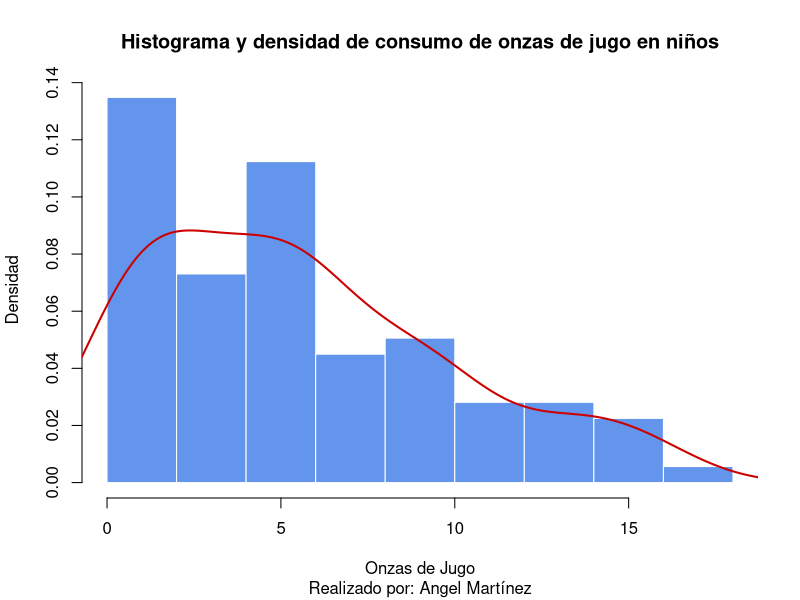
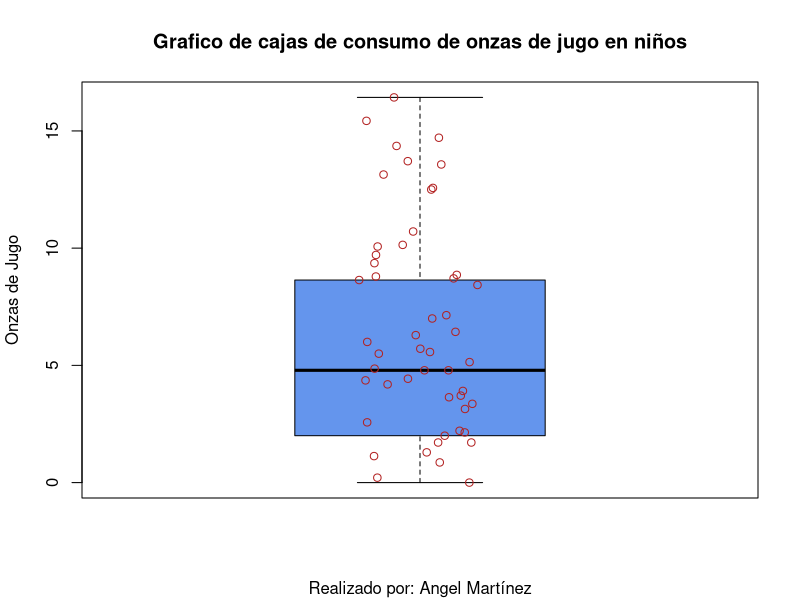
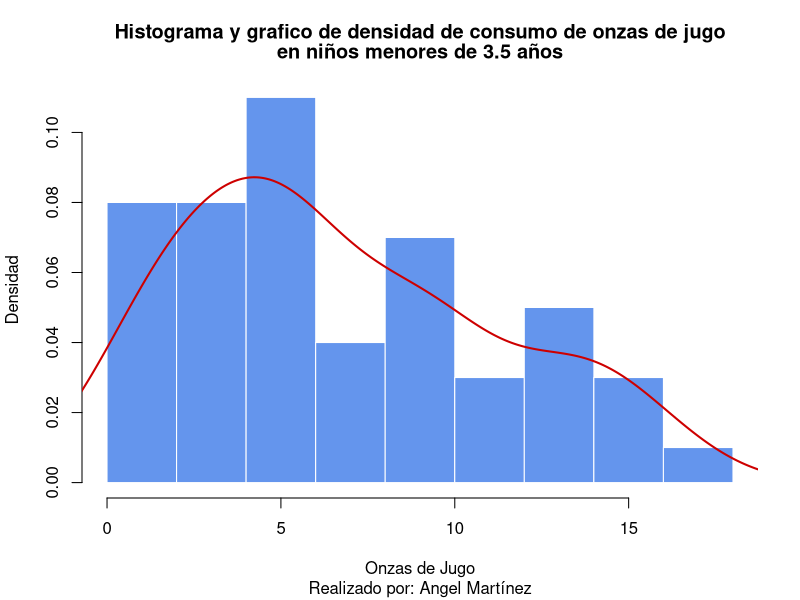
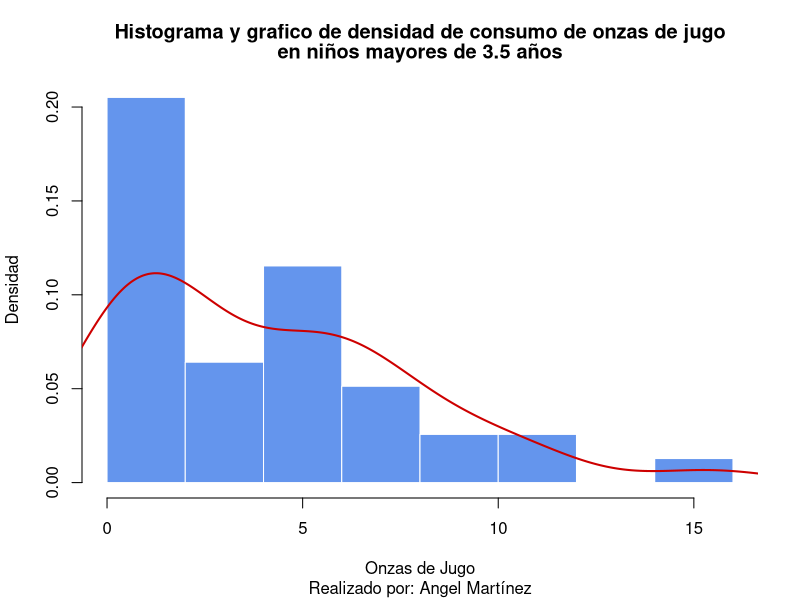
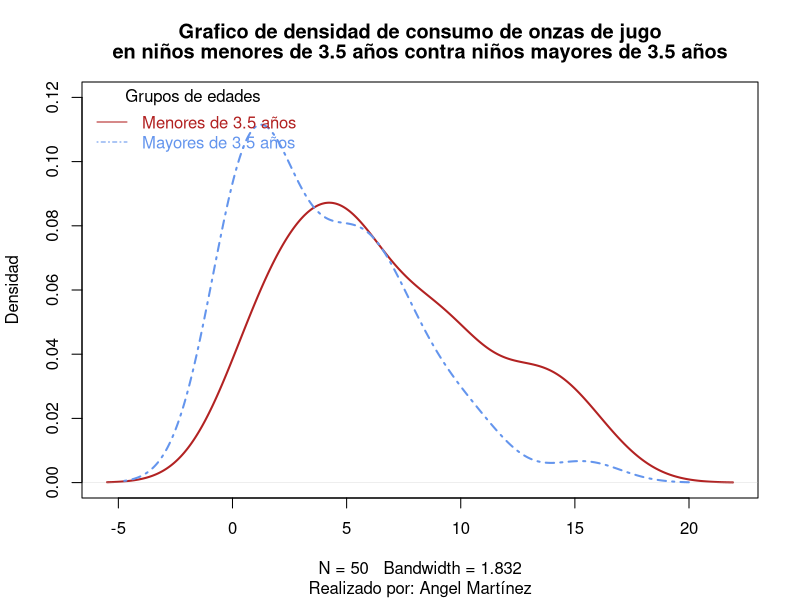
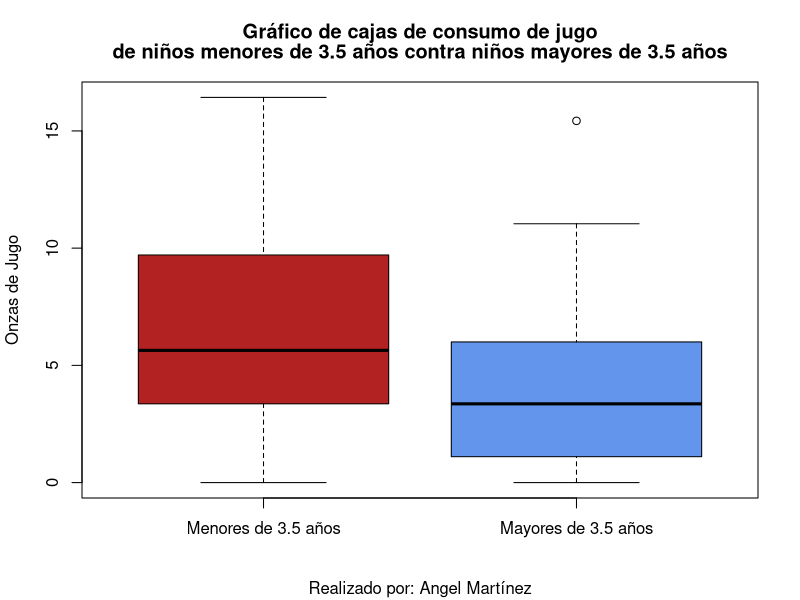
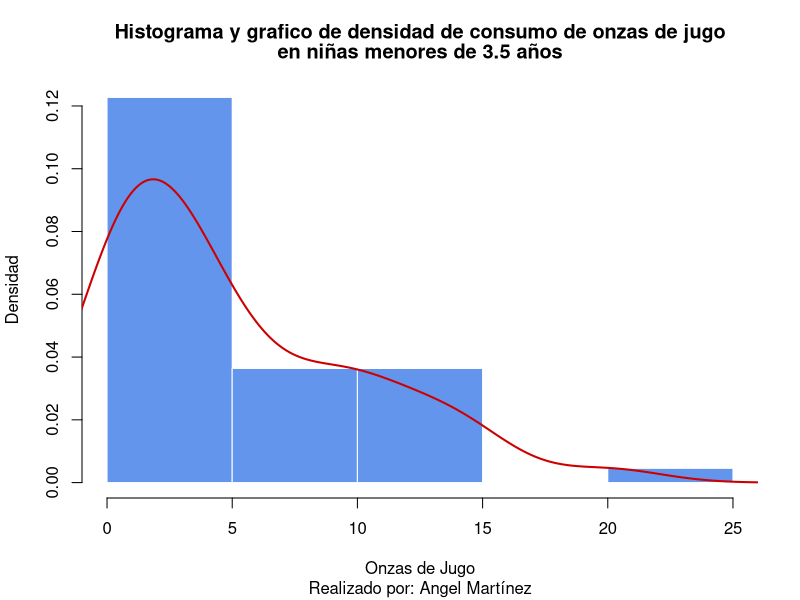
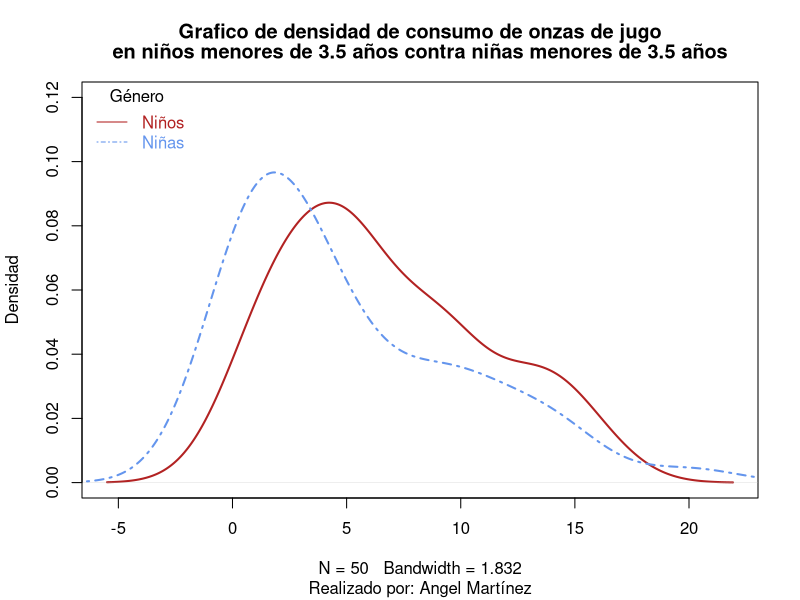

These charts were generated, in order, by the following R code:
library(readxl)
library(ggplot2)
Dennison_datos <- read_excel("Dennison_-_datos.xlsx")
View(Dennison_datos)

# ¿Cuánto jugo (oz) consume el grupo de niños que
# participaron en el estudio?

# Dennison_datos$GENDER = as.factor(Dennison_datos$GENDER)
str(Dennison_datos)

Boys_Dennison <- subset(Dennison_datos, GENDER == 0)
Boys_Dennison$JUICE
str(Boys_Dennison)


# Shapiro-Wilk postula que este test es no parametrico
# p < 0.05 
# No parametrico
# Hipotesis nula 
# p > 0.05 Que es parametrico

# No es parametrico  usamos el test de wilcoxon t.wilcox

# Es parametrico usamos el test de Student  t.test
shapiro.test(Boys_Dennison$JUICE) # Es no paramétrico
meanOZJuiceBoys <- mean(Boys_Dennison$JUICE)
tTestOzJuiceBoys <- t.test(Boys_Dennison$JUICE)
tTestOzJuiceBoys

IC95OzJuiceBoys <- (tTestOzJuiceBoys$conf.int[2]-tTestOzJuiceBoys$conf.int[1])/2

paste0(meanOZJuiceBoys, " +- ", IC95OzJuiceBoys)

sum(Boys_Dennison$JUICE)

#  ¿El grupo de niños menores de 3.5 años consume la
# misma cantidad de jugo (oz) que el grupo de niños
# mayores de 3.5 años

BoysUnderAge35 <- subset(Dennison_datos, GENDER == 0 & AGE < 3.5)
BoysUnderAge35

BoysOverAge35 <- subset(Dennison_datos, GENDER == 0 & AGE >= 3.5)
BoysOverAge35

shapiro.test(BoysUnderAge35$JUICE) # Es no parametrico
shapiro.test(BoysOverAge35$JUICE) # Es no parametrico

wilcox.test(BoysUnderAge35$JUICE, BoysOverAge35$JUICE) # Son diferentes
# ¿Niños y niñas menores de 3.5 años consume la
# misma cantidad de jugo (oz)?

GirlsUnderAge35 <- subset(Dennison_datos, GENDER == 1 & AGE < 3.5)
GirlsUnderAge35

shapiro.test(GirlsUnderAge35$JUICE) # Es no parametrico


wilcox.test(BoysUnderAge35$JUICE, GirlsUnderAge35$JUICE) # Son diferentes
# Niños y niñas mayores de 3.5 años consume la
# misma cantidad de jugo (oz)?

GirlsOverAge35 <- subset(Dennison_datos, GENDER == 1 & AGE >= 3.5)
GirlsOverAge35

shapiro.test(GirlsOverAge35$JUICE) # Es no parametrica

wilcox.test(BoysOverAge35$JUICE, GirlsOverAge35$JUICE, correct = TRUE) # No son diferentes. 


# Graficos
#Pregunta 1
# Histograma y su densidad

hist(Boys_Dennison$JUICE, 
     freq = FALSE, 
     main = "Histograma y densidad de consumo de onzas de jugo en niños", 
     col = "cornflowerblue", 
     border="white", 
     xlab = "Onzas de Jugo", 
     ylab = "Densidad",
     sub = "Realizado por: Angel Martínez")


dens_Boys_Dennison <- density(Boys_Dennison$JUICE)
lines(dens_Boys_Dennison, 
     col = "red3",
     lty = 1,
     lwd = 2
     )

# Boxplot

boxplot(Boys_Dennison$JUICE,
        main = c("Grafico de cajas de consumo de onzas de jugo en niños"), 
        ylab = "Onzas de Jugo", 
        col = c("cornflowerblue"),
        sub = "Realizado por: Angel Martínez")

stripchart(BoysUnderAge35$JUICE, method = "jitter", add = TRUE, pch = 1,col = "firebrick", vertical = TRUE)

#Pregunta 2

# Histogramas de grupos

densBoysUnderAge35 <- density(BoysUnderAge35$JUICE)
densBoysOverAge35 <- density(BoysOverAge35$JUICE)

hist(BoysUnderAge35$JUICE, 
     freq = FALSE, 
     main = c("Histograma y grafico de densidad de consumo de onzas de jugo", 
              "en niños menores de 3.5 años"), 
     col = "cornflowerblue", 
     border="white", 
     xlab = "Onzas de Jugo", 
     ylab = "Densidad",
     sub = "Realizado por: Angel Martínez")

lines(densBoysUnderAge35, 
      col = "red3",
      lty = 1,
      lwd = 2
)

hist(BoysOverAge35$JUICE, 
     freq = FALSE, 
     main = c("Histograma y grafico de densidad de consumo de onzas de jugo",
            "en niños mayores de 3.5 años"), 
     col = "cornflowerblue", 
     border="white", 
     xlab = "Onzas de Jugo", 
     ylab = "Densidad",
     sub = "Realizado por: Angel Martínez")

lines(densBoysOverAge35, 
      col = "red3",
      lty = 1,
      lwd = 2
)

# Comparacion de densidades

plot(densBoysUnderAge35, 
     main = c("Grafico de densidad de consumo de onzas de jugo", 
              "en niños menores de 3.5 años contra niños mayores de 3.5 años"), 
     col = "firebrick", 
     lwd = 2,
     ylim = c(0, 0.12),
     ylab = "Densidad", 
     sub = "Realizado por: Angel Martínez")
lines(densBoysOverAge35, 
      lty = 4, 
      lwd = 2, 
      col = "cornflowerblue")
legend("topleft", c("Menores de 3.5 años", "Mayores de 3.5 años"),
       lty = c(1, 4),
       col = c("firebrick", "cornflowerblue"),
       text.col =  c("firebrick", "cornflowerblue"),
       bty = "n",
       title = "Grupos de edades",
       title.col = "black"
)

# Comparacion de boxplots


boxplot(BoysUnderAge35$JUICE, BoysOverAge35$JUICE, 
        names = c("Menores de 3.5 años", "Mayores de 3.5 años"),
        main = c("Gráfico de cajas de consumo de jugo", 
                 "de niños menores de 3.5 años contra niños mayores de 3.5 años"), 
        ylab = "Onzas de Jugo", 
        col = c("firebrick", "cornflowerblue"),
        sub = "Realizado por: Angel Martínez"
        )

# Pregunta 3


# Histogramas de grupos

densGirlsUnderAge35 <- density(GirlsUnderAge35$JUICE)

hist(GirlsUnderAge35$JUICE, 
     freq = FALSE, 
     main = c("Histograma y grafico de densidad de consumo de onzas de jugo", 
              "en niñas menores de 3.5 años"), 
     col = "cornflowerblue", 
     border="white", 
     xlab = "Onzas de Jugo", 
     ylab = "Densidad",
     sub = "Realizado por: Angel Martínez")

lines(densGirlsUnderAge35, 
      col = "red3",
      lty = 1,
      lwd = 2
)

# Comparacion de densidades

plot(densBoysUnderAge35, 
     main = c("Grafico de densidad de consumo de onzas de jugo", 
              "en niños menores de 3.5 años contra niñas menores de 3.5 años"), 
     col = "firebrick", 
     lwd = 2,
     ylim = c(0, 0.12),
     ylab = "Densidad", 
     sub = "Realizado por: Angel Martínez")
lines(densGirlsUnderAge35, 
      lty = 4, 
      lwd = 2, 
      col = "cornflowerblue")
legend("topleft", c("Niños", "Niñas"),
       lty = c(1, 4),
       col = c("firebrick", "cornflowerblue"),
       text.col =  c("firebrick", "cornflowerblue"),
       bty = "n",
       title = "Género",
       title.col = "black"
)

# Comparacion de boxplots


boxplot(BoysUnderAge35$JUICE, GirlsOverAge35$JUICE, 
        names = c("Niños", "Niñas"),
        main = c("Gráfico de cajas de consumo de jugo", 
                 "de niños menores de 3.5 años contra niñas menores de 3.5 años"), 
        ylab = "Onzas de Jugo", 
        col = c("firebrick", "cornflowerblue"),
        sub = "Realizado por: Angel Martínez"
)

# Pregunta 4

# Histogramas de grupos

densGirlsOverAge35 <- density(GirlsOverAge35$JUICE)

hist(GirlsOverAge35$JUICE, 
     freq = FALSE, 
     main = c("Histograma y grafico de densidad de consumo de onzas de jugo",
              "en niñas mayores de 3.5 años"), 
     col = "cornflowerblue", 
     border="white", 
     xlab = "Onzas de Jugo", 
     ylab = "Densidad",
     sub = "Realizado por: Angel Martínez")

lines(densGirlsOverAge35, 
      col = "red3",
      lty = 1,
      lwd = 2
)

# Comparacion de densidades

plot(densBoysOverAge35, 
     main = c("Grafico de densidad de consumo de onzas de jugo", 
              "en niños mayores de 3.5 años contra niñas mayores de 3.5 años"), 
     col = "firebrick", 
     lwd = 2,
     ylim = c(0, 0.12),
     ylab = "Densidad", 
     sub = "Realizado por: Angel Martínez")
lines(densGirlsOverAge35, 
      lty = 4, 
      lwd = 2, 
      col = "cornflowerblue")
legend("topleft", c("Niños", "Niñas"),
       lty = c(1, 4),
       col = c("firebrick", "cornflowerblue"),
       text.col =  c("firebrick", "cornflowerblue"),
       bty = "n",
       title = "Género",
       title.col = "black"
)

# Comparacion de boxplots


boxplot(BoysUnderAge35$JUICE, GirlsOverAge35$JUICE, 
        names = c("Niños", "Niñas"),
        main = c("Gráfico de cajas de consumo de jugo", 
                 "de niños mayores de 3.5 años contra niñas mayores de 3.5 años"), 
        ylab = "Onzas de Jugo", 
        col = c("firebrick", "cornflowerblue"),
        sub = "Realizado por: Angel Martínez"
)

